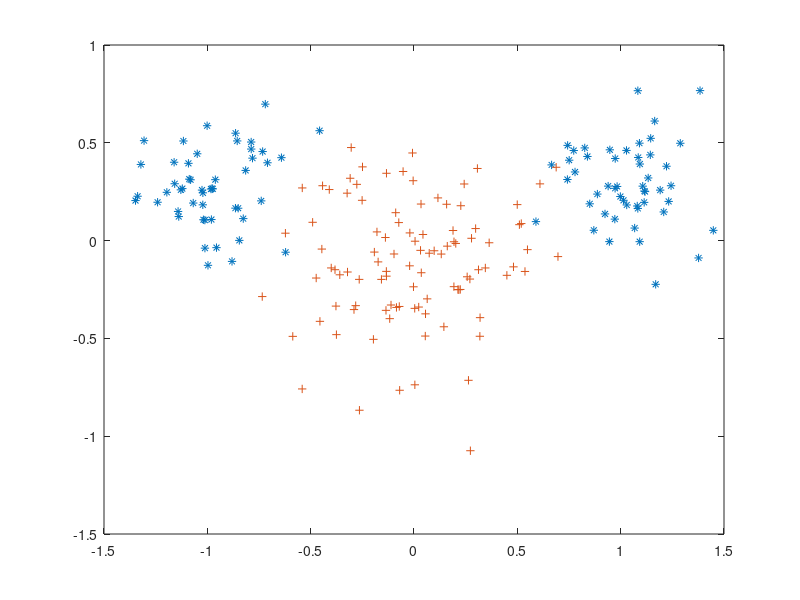

The MATLAB source for this figure:
ndata = 100;


classA = zeros(2,ndata);
classB = zeros(2,ndata);

classA(1,:) = [randn(1,ndata/2) .* 0.2 - 1.0, ...
            randn(1,ndata/2) .* 0.2 + 1.0];
classA(2,:) = randn(1,ndata) .* 0.2 + 0.3;
classB(1,:) = randn(1,ndata) .* 0.3 + 0.0;
classB(2,:) = randn(1,ndata) .* 0.3 - 0.1;

patterns = [classA, classB];
targets = [ones(1,ndata), ones(1,ndata).*-1];

permute = randperm(2*ndata);
patterns= patterns(:,permute);
targets = targets(:,permute);

plot(patterns(1,find(targets>0)), ...
    patterns(2,find(targets>0)), '*', ...
    patterns(1,find(targets<0)), ...
    patterns(2,find(targets<0)), '+')